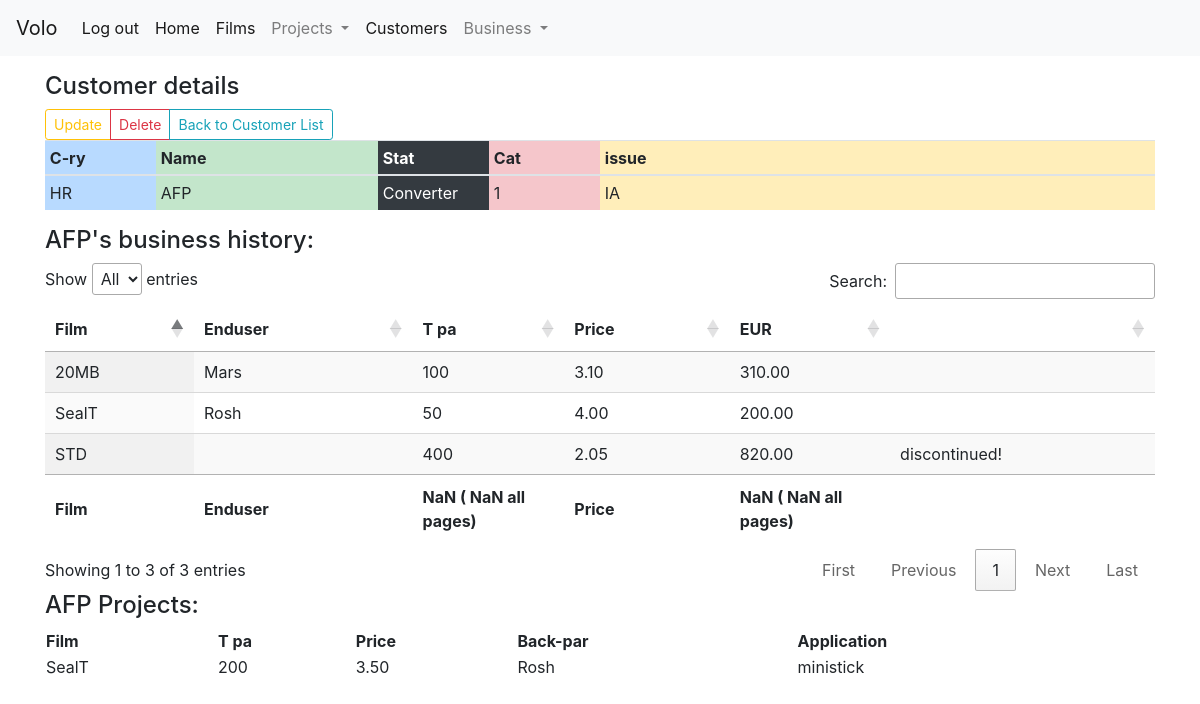
The page /customer/2/ (signed in) on the database its author committed.
### customer/models.py (models this page shows, shortened)
class Customer(models.Model):
    name = models.CharField(max_length=20)
    STATUS = (
        ('C', 'Converter'),
        ('E', 'Enduser'),
        ('D', 'Distributor'),
        ('A', 'Agent')
        )
    status = models.CharField(max_length=1,choices=STATUS,default='C')
    country = models.CharField(max_length=2,default='HR')
    CATEGORY = (
        (1, 1),
        (2, 2),
        (3, 3),
        (4, 4)
        )
    category = models.PositiveSmallIntegerField(choices=CATEGORY,default=2)
    issue = models.CharField(max_length=50, blank=True)
    class Meta:
        db_table = 'customer'
        ordering = ('country','name','status','category','issue')

### sell/models.py (models this page shows, shortened)
class SellItem(models.Model):
    sell = models.ForeignKey(Sell, related_name="has_items",on_delete=models.CASCADE)
    product = models.ForeignKey(Product, null=True, related_name="product_sells",on_delete=models.SET_NULL)
    quantity = models.PositiveIntegerField(blank=True)
    price = models.DecimalField(max_digits=4, decimal_places=2, null=True, blank=True)
    enduser = models.ForeignKey(Customer, blank=True, null=True, related_name="enduser_sales",on_delete=models.SET_NULL, limit_choices_to={'status': 'E'},)
    description = models.CharField(max_length=50, blank=True)
    discontinued = models.BooleanField(default=False)
    class Meta:
        db_table = 'sellitem'
        ordering = ('-quantity',)
        verbose_name_plural = "SellItems"

### product/models.py (models this page shows, shortened)
class Product(models.Model):
    PRODUCER = (
        ('TE', 'Treofan'),
        ('JE', 'Jindal Europe'),
        ('JI', 'Jindal India'),
        ('JA', 'Jindal America')
    )
    producer = models.CharField(max_length=2,choices=PRODUCER, default='JE')
    name = models.CharField(max_length=20, unique=True)
    GROUP = (
        ('NPD', 'NPD'),
        ('SPP', 'Specialty Packaging'),
        ('SPL', 'Specialty Labeling'),
        ('IML', 'IML'),
        ('COM', 'Commodity')
    )
    group = models.CharField(max_length=3,choices=GROUP, default='NPD')
    FAMILY = (
        ('UW', 'Uncoated White'),
        ('CW', 'Coated White'),
        ('UT', 'Uncoated Transparent'),
        ('CT', 'Coated transparent'),
        ('MT', 'Metallised'),
        ('ST', 'SealTough'),
        ('AL', 'Alox'),
        ('HD', 'EthyLyte')
    )
    family = models.CharField(max_length=2,choices=FAMILY, default='UW')
    link = models.URLField(blank=True)
    class Meta:
        db_table = 'product'
        ordering = ('name','family',)
        verbose_name = 'product'
        verbose_name_plural = 'products'

### purchase/models.py (models this page shows, shortened)
class Purchase(models.Model):
    application = models.CharField(max_length=50, blank=True)
    front_partner = models.ForeignKey(Customer, null=True, related_name="front_partner_projects",on_delete=models.SET_NULL)
    product = models.ForeignKey(Product, null=True, related_name="product_projects",on_delete=models.SET_NULL)
    quantity = models.PositiveIntegerField(default=20)
    back_partner = models.ForeignKey(Customer, null=True, related_name="back_partner_projects",on_delete=models.SET_NULL)
    structure = models.CharField(max_length=50, blank=True)
    replacing = models.CharField(max_length=50, blank=True)
    price = models.DecimalField(max_digits=4, decimal_places=2, null=True)
    deadline = models.DateField(default=six_month_from_today)
    discontinued = models.BooleanField(default=False)
    RND = models.BooleanField(default=False)
    completed = models.BooleanField(default=False)
    created_at = models.DateField(auto_now_add=True)
    class Meta:
        db_table = 'purchase'
        ordering = ('front_partner','-quantity', 'product')
        verbose_name_plural = 'purchases'

### customer/views.py (the view)
# urls.py: path('<int:pk>/', CustomerDetail.as_view(),name='customer-detail'),
class CustomerDetail(LoginRequiredMixin, DetailView):
    model = Customer
    def get_context_data(self, **kwargs):
        context = super(CustomerDetail, self).get_context_data(**kwargs)
        customer = kwargs.get('object', None)
        converter_sales = customer.converter_sales.all()
        prods = SellItem.objects.filter(sell_id__in=converter_sales)
        proj_product_list = customer.front_partner_projects.all()
        if prods or proj_product_list:
            context.update({'prods': prods, 'proj_product_list': proj_product_list})
        return context

### purchase/templatetags/table_operations.py (called while the page is built)
@register.filter
def mult(value, arg):
    return value * arg

### customer/templates/customer/customer_detail.html (shortened to what this page needs)
{% extends "base.html" %}
{% load table_operations %}
{% block content %}
<h4>Customer details</h4>
<div class="btn-toolbar" role="toolbar" aria-label="Toolbar with button groups">
  <div class="btn-group mr-2" role="group" aria-label="First group">
  <a class="btn btn-outline-warning btn-sm" href="{% url 'customer:customer-update' object.id %}">Update</a>
  <a class="btn btn-outline-danger btn-sm" href="{% url 'customer:customer-delete' object.id %}">Delete</a>
  <a class="btn btn-outline-info btn-sm" href="{% url 'customer:customer-list' %}">Back to Customer List</a>
</div>
</div>
<table class="table table-sm">
   <thead>
     <tr>
       <th style="width: 10%" class="table-primary">C-ry</th>
       <th style="width: 20%" class="table-success">Name</th>
       <th style="width: 10%" class="table-dark">Stat</th>
       <th style="width: 10%" class="table-danger">Cat</th>
       <th class="table-warning">issue</th>
     </tr>
   </thead>
   <tbody>
     <tr>
       <td class="table-primary">{{ object.country }} </td>
       <td class="table-success">{{object.name}}</td>
       <td class="table-dark">{{object.get_status_display }}</td>
       <td class="table-danger">{{object.category}}</td>
       <td class="table-warning">{{object.issue}}</td>
     </tr>
   </tbody>
 </table>
 <h4>{{object.name}}'s business history:</h4>
 <table id="mydatatable" class="display" style="width:100%">
   <thead>
     <tr>
       <th scope="col">Film</th>
       <th scope="col">Enduser</th>
       <th scope="col">T pa</th>
       <th scope="col">Price</th>
       <th scope="col">EUR</th>
       <th scope="col"></th>
     </tr>
   </thead>
   <tbody>
 {% for i in prods %}
     <tr>
       <td>{{ i.product.name }}</td>
       <td>{{ i.enduser.name }}</td>
       <td>{{ i.quantity }}</td>
       <td>{{ i.price }}</td>
       <td>{{ i.price|mult:i.quantity }}</td>
         {% if i.discontinued == True %}
         <td> discontinued!</td>
         {% else %}
         <td></td>
         {% endif %}
     </tr>
 {% endfor %}
 </tbody>
      <tfoot>
          <tr>
            <th scope="col">Film</th>
            <th scope="col">Enduser</th>
            <th scope="col">T pa</th>
            <th scope="col">Price</th>
            <th scope="col">EUR</th>
            <th scope="col"></th>
          </tr>
      </tfoot>
  </table>
  <h4>{{object.name}} Projects:</h4>
  <table id="mydatatable" class="display" style="width:100%">
    <thead>
      <tr>
        <th scope="col">Film</th>
        <th scope="col">T pa</th>
        <th scope="col">Price</th>
        <th scope="col">Back-par</th>
        <th scope="col">Application</th>
        <th></th>
      </tr>
    </thead>
    <tbody>
  {% for i in proj_product_list %}
      <tr>
        <td>{{ i.product.name }}</td>
        <td>{{ i.quantity }}</td>
        <td>{{ i.price }}</td>
        <td>{{ i.back_partner.name }}</td>
        <td>{{ i.application }}</td>
        {% if i.discontinued == True %}
          <td> discontinued!</td>
          {% else %}
          <td></td>
          {% endif %}
      </tr>
  {% endfor %}
  </tbody>
   </table>
{% endblock %}

### rows shown on the page
Customer: country "HR", name "AFP", status "Converter", category "1", issue "IA"
SellItem: product.name "STD", quantity "400", price "2.05", price|mult "820.00", discontinued "discontinued!"
SellItem: product.name "20MB", enduser.name "Mars", quantity "100", price "3.10", price|mult "310.00"
SellItem: product.name "SealT", enduser.name "Rosh", quantity "50", price "4.00", price|mult "200.00", discontinued False (drawn)
Purchase: product.name "SealT", quantity "200", price "3.50", back_partner.name "Rosh", application "ministick"
